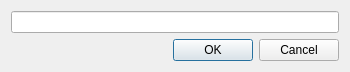
<?xml version="1.0" encoding="UTF-8"?>
<ui version="4.0">
 <class>EditStringDialog</class>
 <widget class="QDialog" name="EditStringDialog">
  <property name="geometry">
   <rect>
    <x>0</x>
    <y>0</y>
    <width>350</width>
    <height>70</height>
   </rect>
  </property>
  <property name="windowTitle">
   <string>Dialog</string>
  </property>
  <layout class="QVBoxLayout" name="verticalLayout">
   <item>
    <widget class="QLineEdit" name="lineEdit"/>
   </item>
   <item>
    <widget class="QDialogButtonBox" name="buttonBox">
     <property name="orientation">
      <enum>Qt::Horizontal</enum>
     </property>
     <property name="standardButtons">
      <set>QDialogButtonBox::Cancel|QDialogButtonBox::Ok</set>
     </property>
    </widget>
   </item>
  </layout>
 </widget>
 <resources/>
 <connections>
  <connection>
   <sender>buttonBox</sender>
   <signal>accepted()</signal>
   <receiver>EditStringDialog</receiver>
   <slot>accept()</slot>
   <hints>
    <hint type="sourcelabel">
     <x>248</x>
     <y>254</y>
    </hint>
    <hint type="destinationlabel">
     <x>157</x>
     <y>274</y>
    </hint>
   </hints>
  </connection>
  <connection>
   <sender>buttonBox</sender>
   <signal>rejected()</signal>
   <receiver>EditStringDialog</receiver>
   <slot>reject()</slot>
   <hints>
    <hint type="sourcelabel">
     <x>316</x>
     <y>260</y>
    </hint>
    <hint type="destinationlabel">
     <x>286</x>
     <y>274</y>
    </hint>
   </hints>
  </connection>
 </connections>
</ui>
